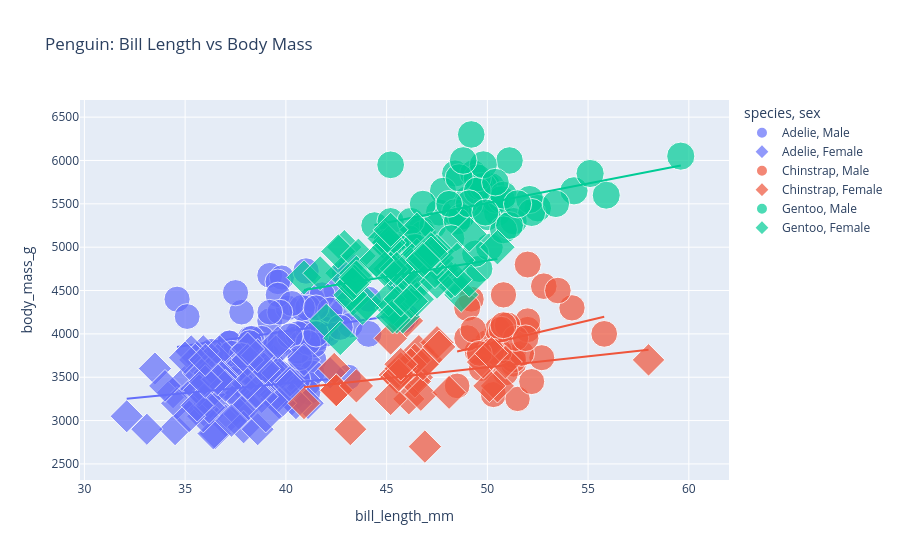

The notebook cell this image was saved under:
### Markdown cell above
---
# 8. Interactive Plots ด้วย Plotly

### Code cell
# pip install plotly
import plotly.express as px
import plotly.graph_objects as go

# ======================================================
# 8.1 Scatter Interactive
# ======================================================

fig = px.scatter(
    penguins,
    x='bill_length_mm',
    y='body_mass_g',
    color='species',       # สีตาม column
    symbol='sex',          # รูปตาม column
    size='flipper_length_mm',  # ขนาดตาม column
    hover_data=['island'],     # ข้อมูลเพิ่มเมื่อ hover
    title='Penguin: Bill Length vs Body Mass',
    trendline='ols',       # เส้น regression ('ols','lowess')
)
fig.show()

# PARAMETERS px.scatter:
# color='col'          → สีตาม column
# size='col'           → ขนาดตาม column (bubble)
# symbol='col'         → รูปร่างตาม column
# facet_col='col'      → แบ่ง columns
# facet_row='col'      → แบ่ง rows
# hover_data=[...]     → ข้อมูลเพิ่มเติมเมื่อ hover
# animation_frame='col'→ animation slider
# trendline='ols'      → เส้น trend

### Figure 1 — Plotly figure (JSON) as saved in the notebook; plotly's stock layout.template omitted (floating-point values rounded to 4 significant figures)
{"data": [{"customdata": [["Torgersen"], ["Torgersen"], ["Torgersen"], ["Torgersen"], ["Torgersen"], ["Torgersen"], ["Torgersen"], ["Biscoe"], ["Biscoe"], ["Biscoe"], ["Biscoe"], ["Biscoe"], ["Dream"], ["Dream"], ["Dream"], ["Dream"], ["Dream"], ["Dream"], ["Dream"], ["Dream"], ["Dream"], ["Dream"], ["Biscoe"], ["Biscoe"], ["Biscoe"], ["Biscoe"], ["Biscoe"], ["Biscoe"], ["Biscoe"], ["Biscoe"], ["Biscoe"], ["Torgersen"], ["Torgersen"], ["Torgersen"], ["Torgersen"], ["Torgersen"], ["Torgersen"], ["Torgersen"], ["Torgersen"], ["Dream"], ["Dream"], ["Dream"], ["Dream"], ["Dream"], ["Dream"], ["Dream"], ["Dream"], ["Biscoe"], ["Biscoe"], ["Biscoe"], ["Biscoe"], ["Biscoe"], ["Biscoe"], ["Biscoe"], ["Biscoe"], ["Torgersen"], ["Torgersen"], ["Torgersen"], ["Torgersen"], ["Torgersen"], ["Torgersen"], ["Torgersen"], ["Torgersen"], ["Dream"], ["Dream"], ["Dream"], ["Dream"], ["Dream"], ["Dream"], ["Dream"], ["Dream"], ["Dream"], ["Dream"]], "hovertemplate": "species=Adelie<br>sex=Male<br>bill_length_mm=%{x}<br>body_mass_g=%{y}<br>flipper_length_mm=%{marker.size}<br>island=%{customdata[0]}<extra></extra>", "legendgroup": "Adelie, Male", "marker": {"color": "#636efa", "size": [181.0, 190.0, 195.0, 191.0, 198.0, 197.0, 194.0, 180.0, 185.0, 180.0, 183.0, 180.0, 178.0, 184.0, 196.0, 190.0, 184.0, 195.0, 196.0, 190.0, 182.0, 191.0, 188.0, 200.0, 191.0, 193.0, 194.0, 195.0, 192.0, 192.0, 188.0, 198.0, 190.0, 197.0, 195.0, 184.0, 195.0, 196.0, 193.0, 194.0, 190.0, 189.0, 205.0, 186.0, 208.0, 196.0, 192.0, 203.0, 190.0, 184.0, 190.0, 197.0, 191.0, 197.0, 196.0, 199.0, 189.0, 198.0, 202.0, 199.0, 195.0, 210.0, 197.0, 199.0, 190.0, 200.0, 193.0, 187.0, 190.0, 185.0, 190.0, 193.0, 201.0], "sizemode": "area", "sizeref": 0.5775, "symbol": "circle"}, "mode": "markers", "name": "Adelie, Male", "orientation": "v", "showlegend": true, "type": "scatter", "x": [39.1, 39.3, 39.2, 38.6, 34.6, 42.5, 46.0, 37.7, 38.2, 38.8, 40.6, 40.5, 37.2, 40.9, 39.2, 38.8, 39.8, 40.8, 44.1, 39.6, 41.1, 42.3, 40.1, 42.0, 41.4, 40.6, 37.6, 41.3, 41.1, 41.6, 41.1, 41.8, 39.7, 45.8, 42.8, 37.2, 42.1, 42.9, 35.1, 41.3, 36.3, 38.3, 41.1, 39.6, 40.8, 40.3, 43.2, 41.0, 37.8, 39.7, 38.2, 43.2, 45.6, 42.2, 42.7, 37.3, 41.1, 37.7, 41.4, 40.6, 41.5, 44.1, 43.1, 37.5, 41.1, 40.2, 39.7, 40.6, 40.7, 39.0, 39.2, 37.8, 41.5], "xaxis": "x", "y": [3750.0, 3650.0, 4675.0, 3800.0, 4400.0, 4500.0, 4200.0, 3600.0, 3950.0, 3800.0, 3550.0, 3950.0, 3900.0, 3900.0, 4150.0, 3950.0, 4650.0, 3900.0, 4400.0, 4600.0, 3425.0, 4150.0, 4300.0, 4050.0, 3700.0, 3800.0, 3750.0, 4400.0, 4050.0, 3950.0, 4100.0, 4450.0, 3900.0, 4150.0, 4250.0, 3900.0, 4000.0, 4700.0, 4200.0, 3550.0, 3800.0, 3950.0, 4300.0, 4450.0, 4300.0, 4350.0, 4100.0, 4725.0, 4250.0, 3550.0, 3900.0, 4775.0, 4600.0, 4275.0, 4075.0, 3775.0, 3325.0, 3500.0, 3875.0, 4000.0, 4300.0, 4000.0, 3500.0, 4475.0, 3900.0, 3975.0, 4250.0, 3475.0, 3725.0, 3650.0, 4250.0, 3750.0, 4000.0], "yaxis": "y"}, {"hovertemplate": "<b>OLS trendline</b><br>body_mass_g = 33.5628 * bill_length_mm + 2687.88<br>R<sup>2</sup>=0.048563<br><br>species=Adelie<br>sex=Male<br>bill_length_mm=%{x}<br>body_mass_g=%{y} <b>(trend)</b><extra></extra>", "legendgroup": "Adelie, Male", "marker": {"color": "#636efa", "symbol": "circle"}, "mode": "lines", "name": "Adelie, Male", "showlegend": false, "type": "scatter", "x": [34.6, 35.1, 36.3, 37.2, 37.2, 37.3, 37.5, 37.6, 37.7, 37.7, 37.8, 37.8, 38.2, 38.2, 38.3, 38.6, 38.8, 38.8, 39.0, 39.1, 39.2, 39.2, 39.2, 39.3, 39.6, 39.6, 39.7, 39.7, 39.7, 39.8, 40.1, 40.2, 40.3, 40.5, 40.6, 40.6, 40.6, 40.6, 40.7, 40.8, 40.8, 40.9, 41.0, 41.1, 41.1, 41.1, 41.1, 41.1, 41.1, 41.3, 41.3, 41.4, 41.4, 41.5, 41.5, 41.6, 41.8, 42.0, 42.1, 42.2, 42.3, 42.5, 42.7, 42.8, 42.9, 43.1, 43.2, 43.2, 44.1, 44.1, 45.6, 45.8, 46.0], "xaxis": "x", "y": [3849.0, 3866.0, 3906.0, 3936.0, 3936.0, 3940.0, 3946.0, 3950.0, 3953.0, 3953.0, 3957.0, 3957.0, 3970.0, 3970.0, 3973.0, 3983.0, 3990.0, 3990.0, 3997.0, 4000.0, 4004.0, 4004.0, 4004.0, 4007.0, 4017.0, 4017.0, 4020.0, 4020.0, 4020.0, 4024.0, 4034.0, 4037.0, 4040.0, 4047.0, 4051.0, 4051.0, 4051.0, 4051.0, 4054.0, 4057.0, 4057.0, 4061.0, 4064.0, 4067.0, 4067.0, 4067.0, 4067.0, 4067.0, 4067.0, 4074.0, 4074.0, 4077.0, 4077.0, 4081.0, 4081.0, 4084.0, 4091.0, 4098.0, 4101.0, 4104.0, 4108.0, 4114.0, 4121.0, 4124.0, 4128.0, 4134.0, 4138.0, 4138.0, 4168.0, 4168.0, 4218.0, 4225.0, 4232.0], "yaxis": "y"}, {"customdata": [["Torgersen"], ["Torgersen"], ["Torgersen"], ["Torgersen"], ["Torgersen"], ["Torgersen"], ["Torgersen"], ["Torgersen"], ["Biscoe"], ["Biscoe"], ["Biscoe"], ["Biscoe"], ["Biscoe"], ["Dream"], ["Dream"], ["Dream"], ["Dream"], ["Dream"], ["Dream"], ["Dream"], ["Dream"], ["Dream"], ["Biscoe"], ["Biscoe"], ["Biscoe"], ["Biscoe"], ["Biscoe"], ["Biscoe"], ["Biscoe"], ["Biscoe"], ["Biscoe"], ["Torgersen"], ["Torgersen"], ["Torgersen"], ["Torgersen"], ["Torgersen"], ["Torgersen"], ["Torgersen"], ["Torgersen"], ["Dream"], ["Dream"], ["Dream"], ["Dream"], ["Dream"], ["Dream"], ["Dream"], ["Dream"], ["Biscoe"], ["Biscoe"], ["Biscoe"], ["Biscoe"], ["Biscoe"], ["Biscoe"], ["Biscoe"], ["Biscoe"], ["Torgersen"], ["Torgersen"], ["Torgersen"], ["Torgersen"], ["Torgersen"], ["Torgersen"], ["Torgersen"], ["Torgersen"], ["Dream"], ["Dream"], ["Dream"], ["Dream"], ["Dream"], ["Dream"], ["Dream"], ["Dream"], ["Dream"], ["Dream"]], "hovertemplate": "species=Adelie<br>sex=Female<br>bill_length_mm=%{x}<br>body_mass_g=%{y}<br>flipper_length_mm=%{marker.size}<br>island=%{customdata[0]}<extra></extra>", "legendgroup": "Adelie, Female", "marker": {"color": "#636efa", "size": [186.0, 195.0, 193.0, 181.0, 182.0, 185.0, 195.0, 184.0, 174.0, 189.0, 187.0, 187.0, 172.0, 178.0, 188.0, 195.0, 180.0, 181.0, 182.0, 186.0, 185.0, 190.0, 186.0, 190.0, 187.0, 186.0, 181.0, 185.0, 185.0, 184.0, 195.0, 190.0, 190.0, 196.0, 190.0, 191.0, 187.0, 189.0, 187.0, 191.0, 189.0, 190.0, 202.0, 185.0, 187.0, 190.0, 178.0, 192.0, 183.0, 193.0, 199.0, 181.0, 198.0, 193.0, 191.0, 188.0, 189.0, 187.0, 176.0, 186.0, 191.0, 191.0, 190.0, 193.0, 187.0, 191.0, 185.0, 193.0, 188.0, 192.0, 184.0, 195.0, 187.0], "sizemode": "area", "sizeref": 0.5775, "symbol": "diamond"}, "mode": "markers", "name": "Adelie, Female", "orientation": "v", "showlegend": true, "type": "scatter", "x": [39.5, 40.3, 36.7, 38.9, 41.1, 36.6, 38.7, 34.4, 37.8, 35.9, 35.3, 40.5, 37.9, 39.5, 39.5, 36.4, 42.2, 37.6, 36.5, 36.0, 37.0, 36.0, 39.6, 35.0, 34.5, 39.0, 36.5, 35.7, 37.6, 36.4, 35.5, 35.9, 33.5, 39.6, 35.5, 40.9, 36.2, 34.6, 36.7, 37.3, 36.9, 38.9, 35.7, 34.0, 36.2, 38.1, 33.1, 35.0, 37.7, 37.9, 38.6, 38.1, 38.1, 39.7, 39.6, 38.6, 35.7, 36.2, 40.2, 35.2, 38.8, 39.0, 38.5, 36.8, 38.1, 35.6, 37.0, 40.2, 32.1, 37.3, 36.6, 36.0, 36.0], "xaxis": "x", "y": [3800.0, 3250.0, 3450.0, 3625.0, 3200.0, 3700.0, 3450.0, 3325.0, 3400.0, 3800.0, 3800.0, 3200.0, 3150.0, 3250.0, 3300.0, 3325.0, 3550.0, 3300.0, 3150.0, 3100.0, 3000.0, 3450.0, 3500.0, 3450.0, 2900.0, 3550.0, 2850.0, 3150.0, 3600.0, 2850.0, 3350.0, 3050.0, 3600.0, 3550.0, 3700.0, 3700.0, 3550.0, 3200.0, 3800.0, 3350.0, 3500.0, 3600.0, 3550.0, 3400.0, 3300.0, 3700.0, 2900.0, 3725.0, 3075.0, 2925.0, 3750.0, 3175.0, 3825.0, 3200.0, 3900.0, 2900.0, 3350.0, 3150.0, 3450.0, 3050.0, 3275.0, 3050.0, 3325.0, 3500.0, 3425.0, 3175.0, 3400.0, 3400.0, 3050.0, 3000.0, 3475.0, 3450.0, 3700.0], "yaxis": "y"}, {"hovertemplate": "<b>OLS trendline</b><br>body_mass_g = 22.5839 * bill_length_mm + 2527.41<br>R<sup>2</sup>=0.028932<br><br>species=Adelie<br>sex=Female<br>bill_length_mm=%{x}<br>body_mass_g=%{y} <b>(trend)</b><extra></extra>", "legendgroup": "Adelie, Female", "marker": {"color": "#636efa", "symbol": "diamond"}, "mode": "lines", "name": "Adelie, Female", "showlegend": false, "type": "scatter", "x": [32.1, 33.1, 33.5, 34.0, 34.4, 34.5, 34.6, 35.0, 35.0, 35.2, 35.3, 35.5, 35.5, 35.6, 35.7, 35.7, 35.7, 35.9, 35.9, 36.0, 36.0, 36.0, 36.0, 36.2, 36.2, 36.2, 36.4, 36.4, 36.5, 36.5, 36.6, 36.6, 36.7, 36.7, 36.8, 36.9, 37.0, 37.0, 37.3, 37.3, 37.6, 37.6, 37.7, 37.8, 37.9, 37.9, 38.1, 38.1, 38.1, 38.1, 38.5, 38.6, 38.6, 38.7, 38.8, 38.9, 38.9, 39.0, 39.0, 39.5, 39.5, 39.5, 39.6, 39.6, 39.6, 39.7, 40.2, 40.2, 40.3, 40.5, 40.9, 41.1, 42.2], "xaxis": "x", "y": [3252.0, 3275.0, 3284.0, 3295.0, 3304.0, 3307.0, 3309.0, 3318.0, 3318.0, 3322.0, 3325.0, 3329.0, 3329.0, 3331.0, 3334.0, 3334.0, 3334.0, 3338.0, 3338.0, 3340.0, 3340.0, 3340.0, 3340.0, 3345.0, 3345.0, 3345.0, 3349.0, 3349.0, 3352.0, 3352.0, 3354.0, 3354.0, 3356.0, 3356.0, 3359.0, 3361.0, 3363.0, 3363.0, 3370.0, 3370.0, 3377.0, 3377.0, 3379.0, 3381.0, 3383.0, 3383.0, 3388.0, 3388.0, 3388.0, 3388.0, 3397.0, 3399.0, 3399.0, 3401.0, 3404.0, 3406.0, 3406.0, 3408.0, 3408.0, 3419.0, 3419.0, 3419.0, 3422.0, 3422.0, 3422.0, 3424.0, 3435.0, 3435.0, 3438.0, 3442.0, 3451.0, 3456.0, 3480.0], "yaxis": "y"}, {"customdata": [["Dream"], ["Dream"], ["Dream"], ["Dream"], ["Dream"], ["Dream"], ["Dream"], ["Dream"], ["Dream"], ["Dream"], ["Dream"], ["Dream"], ["Dream"], ["Dream"], ["Dream"], ["Dream"], ["Dream"], ["Dream"], ["Dream"], ["Dream"], ["Dream"], ["Dream"], ["Dream"], ["Dream"], ["Dream"], ["Dream"], ["Dream"], ["Dream"], ["Dream"], ["Dream"], ["Dream"], ["Dream"], ["Dream"], ["Dream"]], "hovertemplate": "species=Chinstrap<br>sex=Male<br>bill_length_mm=%{x}<br>body_mass_g=%{y}<br>flipper_length_mm=%{marker.size}<br>island=%{customdata[0]}<extra></extra>", "legendgroup": "Chinstrap, Male", "marker": {"color": "#EF553B", "size": [196.0, 193.0, 197.0, 197.0, 198.0, 194.0, 201.0, 201.0, 197.0, 195.0, 191.0, 193.0, 197.0, 200.0, 205.0, 201.0, 203.0, 195.0, 210.0, 205.0, 210.0, 196.0, 201.0, 212.0, 187.0, 201.0, 203.0, 197.0, 203.0, 202.0, 206.0, 207.0, 193.0, 210.0], "sizemode": "area", "sizeref": 0.5775, "symbol": "circle"}, "mode": "markers", "name": "Chinstrap, Male", "orientation": "v", "showlegend": true, "type": "scatter", "x": [50.0, 51.3, 52.7, 51.3, 51.3, 51.7, 52.0, 50.5, 50.3, 49.2, 48.5, 50.6, 52.0, 49.5, 52.8, 54.2, 51.0, 49.7, 52.0, 53.5, 49.0, 50.9, 50.8, 49.0, 51.5, 51.4, 50.7, 52.2, 49.3, 50.2, 51.9, 55.8, 49.6, 50.8], "xaxis": "x", "y": [3900.0, 3650.0, 3725.0, 3750.0, 3700.0, 3775.0, 4050.0, 4050.0, 3300.0, 4400.0, 3400.0, 3800.0, 4150.0, 3800.0, 4550.0, 4300.0, 4100.0, 3600.0, 4800.0, 4500.0, 3950.0, 3550.0, 4450.0, 4300.0, 3250.0, 3950.0, 4050.0, 3450.0, 4050.0, 3800.0, 3950.0, 4000.0, 3775.0, 4100.0], "yaxis": "y"}, {"hovertemplate": "<b>OLS trendline</b><br>body_mass_g = 55.1542 * bill_length_mm + 1120.91<br>R<sup>2</sup>=0.056780<br><br>species=Chinstrap<br>sex=Male<br>bill_length_mm=%{x}<br>body_mass_g=%{y} <b>(trend)</b><extra></extra>", "legendgroup": "Chinstrap, Male", "marker": {"color": "#EF553B", "symbol": "circle"}, "mode": "lines", "name": "Chinstrap, Male", "showlegend": false, "type": "scatter", "x": [48.5, 49.0, 49.0, 49.2, 49.3, 49.5, 49.6, 49.7, 50.0, 50.2, 50.3, 50.5, 50.6, 50.7, 50.8, 50.8, 50.9, 51.0, 51.3, 51.3, 51.3, 51.4, 51.5, 51.7, 51.9, 52.0, 52.0, 52.0, 52.2, 52.7, 52.8, 53.5, 54.2, 55.8], "xaxis": "x", "y": [3796.0, 3823.0, 3823.0, 3835.0, 3840.0, 3851.0, 3857.0, 3862.0, 3879.0, 3890.0, 3895.0, 3906.0, 3912.0, 3917.0, 3923.0, 3923.0, 3928.0, 3934.0, 3950.0, 3950.0, 3950.0, 3956.0, 3961.0, 3972.0, 3983.0, 3989.0, 3989.0, 3989.0, 4000.0, 4028.0, 4033.0, 4072.0, 4110.0, 4199.0], "yaxis": "y"}, {"customdata": [["Dream"], ["Dream"], ["Dream"], ["Dream"], ["Dream"], ["Dream"], ["Dream"], ["Dream"], ["Dream"], ["Dream"], ["Dream"], ["Dream"], ["Dream"], ["Dream"], ["Dream"], ["Dream"], ["Dream"], ["Dream"], ["Dream"], ["Dream"], ["Dream"], ["Dream"], ["Dream"], ["Dream"], ["Dream"], ["Dream"], ["Dream"], ["Dream"], ["Dream"], ["Dream"], ["Dream"], ["Dream"], ["Dream"], ["Dream"]], "hovertemplate": "species=Chinstrap<br>sex=Female<br>bill_length_mm=%{x}<br>body_mass_g=%{y}<br>flipper_length_mm=%{marker.size}<br>island=%{customdata[0]}<extra></extra>", "legendgroup": "Chinstrap, Female", "marker": {"color": "#EF553B", "size": [192.0, 188.0, 198.0, 178.0, 195.0, 193.0, 185.0, 190.0, 181.0, 190.0, 181.0, 187.0, 195.0, 200.0, 191.0, 187.0, 187.0, 199.0, 195.0, 192.0, 187.0, 196.0, 196.0, 190.0, 198.0, 199.0, 193.0, 187.0, 191.0, 194.0, 189.0, 195.0, 202.0, 198.0], "sizemode": "area", "sizeref": 0.5775, "symbol": "diamond"}, "mode": "markers", "name": "Chinstrap, Female", "orientation": "v", "showlegend": true, "type": "scatter", "x": [46.5, 45.4, 45.2, 46.1, 46.0, 46.6, 47.0, 45.9, 58.0, 46.4, 42.4, 43.2, 46.7, 50.5, 46.4, 40.9, 42.5, 47.5, 47.6, 46.9, 46.2, 45.5, 50.9, 50.1, 49.8, 48.1, 45.7, 42.5, 45.2, 45.6, 46.8, 45.7, 43.5, 50.2], "xaxis": "x", "y": [3500.0, 3525.0, 3950.0, 3250.0, 4150.0, 3800.0, 3700.0, 3575.0, 3700.0, 3450.0, 3600.0, 2900.0, 3300.0, 3400.0, 3700.0, 3200.0, 3350.0, 3900.0, 3850.0, 2700.0, 3650.0, 3500.0, 3675.0, 3400.0, 3675.0, 3325.0, 3600.0, 3350.0, 3250.0, 3525.0, 3650.0, 3650.0, 3400.0, 3775.0], "yaxis": "y"}, {"hovertemplate": "<b>OLS trendline</b><br>body_mass_g = 25.2958 * bill_length_mm + 2349.09<br>R<sup>2</sup>=0.075952<br><br>species=Chinstrap<br>sex=Female<br>bill_length_mm=%{x}<br>body_mass_g=%{y} <b>(trend)</b><extra></extra>", "legendgroup": "Chinstrap, Female", "marker": {"color": "#EF553B", "symbol": "diamond"}, "mode": "lines", "name": "Chinstrap, Female", "showlegend": false, "type": "scatter", "x": [40.9, 42.4, 42.5, 42.5, 43.2, 43.5, 45.2, 45.2, 45.4, 45.5, 45.6, 45.7, 45.7, 45.9, 46.0, 46.1, 46.2, 46.4, 46.4, 46.5, 46.6, 46.7, 46.8, 46.9, 47.0, 47.5, 47.6, 48.1, 49.8, 50.1, 50.2, 50.5, 50.9, 58.0], "xaxis": "x", "y": [3384.0, 3422.0, 3424.0, 3424.0, 3442.0, 3449.0, 3492.0, 3492.0, 3498.0, 3500.0, 3503.0, 3505.0, 3505.0, 3510.0, 3513.0, 3515.0, 3518.0, 3523.0, 3523.0, 3525.0, 3528.0, 3530.0, 3533.0, 3535.0, 3538.0, 3551.0, 3553.0, 3566.0, 3609.0, 3616.0, 3619.0, 3627.0, 3637.0, 3816.0], "yaxis": "y"}, {"customdata": [["Biscoe"], ["Biscoe"], ["Biscoe"], ["Biscoe"], ["Biscoe"], ["Biscoe"], ["Biscoe"], ["Biscoe"], ["Biscoe"], ["Biscoe"], ["Biscoe"], ["Biscoe"], ["Biscoe"], ["Biscoe"], ["Biscoe"], ["Biscoe"], ["Biscoe"], ["Biscoe"], ["Biscoe"], ["Biscoe"], ["Biscoe"], ["Biscoe"], ["Biscoe"], ["Biscoe"], ["Biscoe"], ["Biscoe"], ["Biscoe"], ["Biscoe"], ["Biscoe"], ["Biscoe"], ["Biscoe"], ["Biscoe"], ["Biscoe"], ["Biscoe"], ["Biscoe"], ["Biscoe"], ["Biscoe"], ["Biscoe"], ["Biscoe"], ["Biscoe"], ["Biscoe"], ["Biscoe"], ["Biscoe"], ["Biscoe"], ["Biscoe"], ["Biscoe"], ["Biscoe"], ["Biscoe"], ["Biscoe"], ["Biscoe"], ["Biscoe"], ["Biscoe"], ["Biscoe"], ["Biscoe"], ["Biscoe"], ["Biscoe"], ["Biscoe"], ["Biscoe"], ["Biscoe"], ["Biscoe"], ["Biscoe"]], "hovertemplate": "species=Gentoo<br>sex=Male<br>bill_length_mm=%{x}<br>body_mass_g=%{y}<br>flipper_length_mm=%{marker.size}<br>island=%{customdata[0]}<extra></extra>", "legendgroup": "Gentoo, Male", "marker": {"color": "#00cc96", "size": [230.0, 218.0, 215.0, 219.0, 215.0, 216.0, 213.0, 217.0, 221.0, 222.0, 218.0, 215.0, 215.0, 215.0, 220.0, 222.0, 230.0, 220.0, 219.0, 208.0, 225.0, 216.0, 222.0, 225.0, 215.0, 220.0, 225.0, 220.0, 220.0, 224.0, 221.0, 231.0, 230.0, 229.0, 223.0, 221.0, 221.0, 230.0, 220.0, 223.0, 221.0, 224.0, 228.0, 218.0, 230.0, 228.0, 224.0, 226.0, 216.0, 225.0, 228.0, 228.0, 215.0, 219.0, 209.0, 229.0, 230.0, 230.0, 222.0, 222.0, 213.0], "sizemode": "area", "sizeref": 0.5775, "symbol": "circle"}, "mode": "markers", "name": "Gentoo, Male", "orientation": "v", "showlegend": true, "type": "scatter", "x": [50.0, 50.0, 47.6, 46.7, 46.8, 49.0, 48.4, 49.3, 49.2, 48.7, 50.2, 46.3, 46.1, 47.8, 50.0, 47.3, 59.6, 48.4, 44.4, 48.7, 49.6, 49.6, 50.5, 50.5, 45.2, 48.5, 50.1, 45.0, 45.5, 50.4, 46.2, 54.3, 49.8, 49.5, 50.7, 46.4, 48.2, 48.6, 51.1, 45.2, 52.5, 50.0, 50.8, 51.3, 52.1, 52.2, 49.5, 50.8, 49.4, 51.1, 55.9, 49.1, 46.8, 53.4, 48.1, 49.8, 51.5, 55.1, 48.8, 50.4, 49.9], "xaxis": "x", "y": [5700.0, 5700.0, 5400.0, 5200.0, 5150.0, 5550.0, 5850.0, 5850.0, 6300.0, 5350.0, 5700.0, 5050.0, 5100.0, 5650.0, 5550.0, 5250.0, 6050.0, 5400.0, 5250.0, 5350.0, 5700.0, 4750.0, 5550.0, 5400.0, 5300.0, 5300.0, 5000.0, 5050.0, 5000.0, 5550.0, 5300.0, 5650.0, 5700.0, 5800.0, 5550.0, 5000.0, 5100.0, 5800.0, 6000.0, 5950.0, 5450.0, 5350.0, 5600.0, 5300.0, 5550.0, 5400.0, 5650.0, 5200.0, 4925.0, 5250.0, 5600.0, 5500.0, 5500.0, 5500.0, 5500.0, 5950.0, 5500.0, 5850.0, 6000.0, 5750.0, 5400.0], "yaxis": "y"}, {"hovertemplate": "<b>OLS trendline</b><br>body_mass_g = 45.0424 * bill_length_mm + 3256.42<br>R<sup>2</sup>=0.153123<br><br>species=Gentoo<br>sex=Male<br>bill_length_mm=%{x}<br>body_mass_g=%{y} <b>(trend)</b><extra></extra>", "legendgroup": "Gentoo, Male", "marker": {"color": "#00cc96", "symbol": "circle"}, "mode": "lines", "name": "Gentoo, Male", "showlegend": false, "type": "scatter", "x": [44.4, 45.0, 45.2, 45.2, 45.5, 46.1, 46.2, 46.3, 46.4, 46.7, 46.8, 46.8, 47.3, 47.6, 47.8, 48.1, 48.2, 48.4, 48.4, 48.5, 48.6, 48.7, 48.7, 48.8, 49.0, 49.1, 49.2, 49.3, 49.4, 49.5, 49.5, 49.6, 49.6, 49.8, 49.8, 49.9, 50.0, 50.0, 50.0, 50.0, 50.1, 50.2, 50.4, 50.4, 50.5, 50.5, 50.7, 50.8, 50.8, 51.1, 51.1, 51.3, 51.5, 52.1, 52.2, 52.5, 53.4, 54.3, 55.1, 55.9, 59.6], "xaxis": "x", "y": [5256.0, 5283.0, 5292.0, 5292.0, 5306.0, 5333.0, 5337.0, 5342.0, 5346.0, 5360.0, 5364.0, 5364.0, 5387.0, 5400.0, 5409.0, 5423.0, 5427.0, 5436.0, 5436.0, 5441.0, 5445.0, 5450.0, 5450.0, 5454.0, 5463.0, 5468.0, 5473.0, 5477.0, 5482.0, 5486.0, 5486.0, 5491.0, 5491.0, 5500.0, 5500.0, 5504.0, 5509.0, 5509.0, 5509.0, 5509.0, 5513.0, 5518.0, 5527.0, 5527.0, 5531.0, 5531.0, 5540.0, 5545.0, 5545.0, 5558.0, 5558.0, 5567.0, 5576.0, 5603.0, 5608.0, 5621.0, 5662.0, 5702.0, 5738.0, 5774.0, 5941.0], "yaxis": "y"}, {"customdata": [["Biscoe"], ["Biscoe"], ["Biscoe"], ["Biscoe"], ["Biscoe"], ["Biscoe"], ["Biscoe"], ["Biscoe"], ["Biscoe"], ["Biscoe"], ["Biscoe"], ["Biscoe"], ["Biscoe"], ["Biscoe"], ["Biscoe"], ["Biscoe"], ["Biscoe"], ["Biscoe"], ["Biscoe"], ["Biscoe"], ["Biscoe"], ["Biscoe"], ["Biscoe"], ["Biscoe"], ["Biscoe"], ["Biscoe"], ["Biscoe"], ["Biscoe"], ["Biscoe"], ["Biscoe"], ["Biscoe"], ["Biscoe"], ["Biscoe"], ["Biscoe"], ["Biscoe"], ["Biscoe"], ["Biscoe"], ["Biscoe"], ["Biscoe"], ["Biscoe"], ["Biscoe"], ["Biscoe"], ["Biscoe"], ["Biscoe"], ["Biscoe"], ["Biscoe"], ["Biscoe"], ["Biscoe"], ["Biscoe"], ["Biscoe"], ["Biscoe"], ["Biscoe"], ["Biscoe"], ["Biscoe"], ["Biscoe"], ["Biscoe"], ["Biscoe"], ["Biscoe"]], "hovertemplate": "species=Gentoo<br>sex=Female<br>bill_length_mm=%{x}<br>body_mass_g=%{y}<br>flipper_length_mm=%{marker.size}<br>island=%{customdata[0]}<extra></extra>", "legendgroup": "Gentoo, Female", "marker": {"color": "#00cc96", "size": [211.0, 210.0, 210.0, 211.0, 209.0, 214.0, 214.0, 210.0, 210.0, 209.0, 215.0, 213.0, 215.0, 210.0, 209.0, 207.0, 220.0, 213.0, 208.0, 208.0, 210.0, 217.0, 210.0, 213.0, 210.0, 210.0, 217.0, 208.0, 208.0, 208.0, 214.0, 219.0, 220.0, 216.0, 217.0, 216.0, 209.0, 215.0, 212.0, 212.0, 212.0, 218.0, 212.0, 218.0, 212.0, 214.0, 222.0, 203.0, 219.0, 215.0, 210.0, 208.0, 216.0, 213.0, 217.0, 214.0, 215.0, 212.0], "sizemode": "area", "sizeref": 0.5775, "symbol": "diamond"}, "mode": "markers", "name": "Gentoo, Female", "orientation": "v", "showlegend": true, "type": "scatter", "x": [46.1, 48.7, 46.5, 45.4, 43.3, 40.9, 45.5, 45.8, 42.0, 46.2, 45.1, 46.5, 42.9, 48.2, 42.8, 45.1, 49.1, 42.6, 44.0, 42.7, 45.3, 43.6, 45.5, 44.9, 46.6, 45.1, 46.5, 43.8, 43.2, 45.3, 45.7, 45.8, 43.5, 47.7, 46.5, 46.4, 47.5, 45.2, 49.1, 47.4, 44.9, 43.4, 47.5, 47.5, 45.5, 44.5, 46.9, 48.4, 48.5, 47.2, 41.7, 43.3, 50.5, 43.5, 46.2, 47.2, 46.8, 45.2], "xaxis": "x", "y": [4500.0, 4450.0, 4550.0, 4800.0, 4400.0, 4650.0, 4650.0, 4200.0, 4150.0, 4800.0, 5000.0, 4400.0, 5000.0, 4600.0, 4700.0, 5050.0, 5150.0, 4950.0, 4350.0, 3950.0, 4300.0, 4900.0, 4200.0, 5100.0, 4850.0, 4400.0, 4900.0, 4300.0, 4450.0, 4200.0, 4400.0, 4700.0, 4700.0, 4750.0, 5200.0, 4700.0, 4600.0, 4750.0, 4625.0, 4725.0, 4750.0, 4600.0, 4875.0, 4950.0, 4750.0, 4850.0, 4875.0, 4625.0, 4850.0, 4975.0, 4700.0, 4575.0, 5000.0, 4650.0, 4375.0, 4925.0, 4850.0, 5200.0], "yaxis": "y"}, {"hovertemplate": "<b>OLS trendline</b><br>body_mass_g = 37.3277 * bill_length_mm + 2978.95<br>R<sup>2</sup>=0.073944<br><br>species=Gentoo<br>sex=Female<br>bill_length_mm=%{x}<br>body_mass_g=%{y} <b>(trend)</b><extra></extra>", "legendgroup": "Gentoo, Female", "marker": {"color": "#00cc96", "symbol": "diamond"}, "mode": "lines", "name": "Gentoo, Female", "showlegend": false, "type": "scatter", "x": [40.9, 41.7, 42.0, 42.6, 42.7, 42.8, 42.9, 43.2, 43.3, 43.3, 43.4, 43.5, 43.5, 43.6, 43.8, 44.0, 44.5, 44.9, 44.9, 45.1, 45.1, 45.1, 45.2, 45.2, 45.3, 45.3, 45.4, 45.5, 45.5, 45.5, 45.7, 45.8, 45.8, 46.1, 46.2, 46.2, 46.4, 46.5, 46.5, 46.5, 46.5, 46.6, 46.8, 46.9, 47.2, 47.2, 47.4, 47.5, 47.5, 47.5, 47.7, 48.2, 48.4, 48.5, 48.7, 49.1, 49.1, 50.5], "xaxis": "x", "y": [4506.0, 4536.0, 4547.0, 4569.0, 4573.0, 4577.0, 4580.0, 4592.0, 4595.0, 4595.0, 4599.0, 4603.0, 4603.0, 4606.0, 4614.0, 4621.0, 4640.0, 4655.0, 4655.0, 4662.0, 4662.0, 4662.0, 4666.0, 4666.0, 4670.0, 4670.0, 4674.0, 4677.0, 4677.0, 4677.0, 4685.0, 4689.0, 4689.0, 4700.0, 4703.0, 4703.0, 4711.0, 4715.0, 4715.0, 4715.0, 4715.0, 4718.0, 4726.0, 4730.0, 4741.0, 4741.0, 4748.0, 4752.0, 4752.0, 4752.0, 4759.0, 4778.0, 4786.0, 4789.0, 4797.0, 4812.0, 4812.0, 4864.0], "yaxis": "y"}], "layout": {"legend": {"itemsizing": "constant", "title": {"text": "species, sex"}, "tracegroupgap": 0}, "title": {"text": "Penguin: Bill Length vs Body Mass"}, "xaxis": {"anchor": "y", "domain": [0.0, 1.0], "title": {"text": "bill_length_mm"}}, "yaxis": {"anchor": "x", "domain": [0.0, 1.0], "title": {"text": "body_mass_g"}}}}
